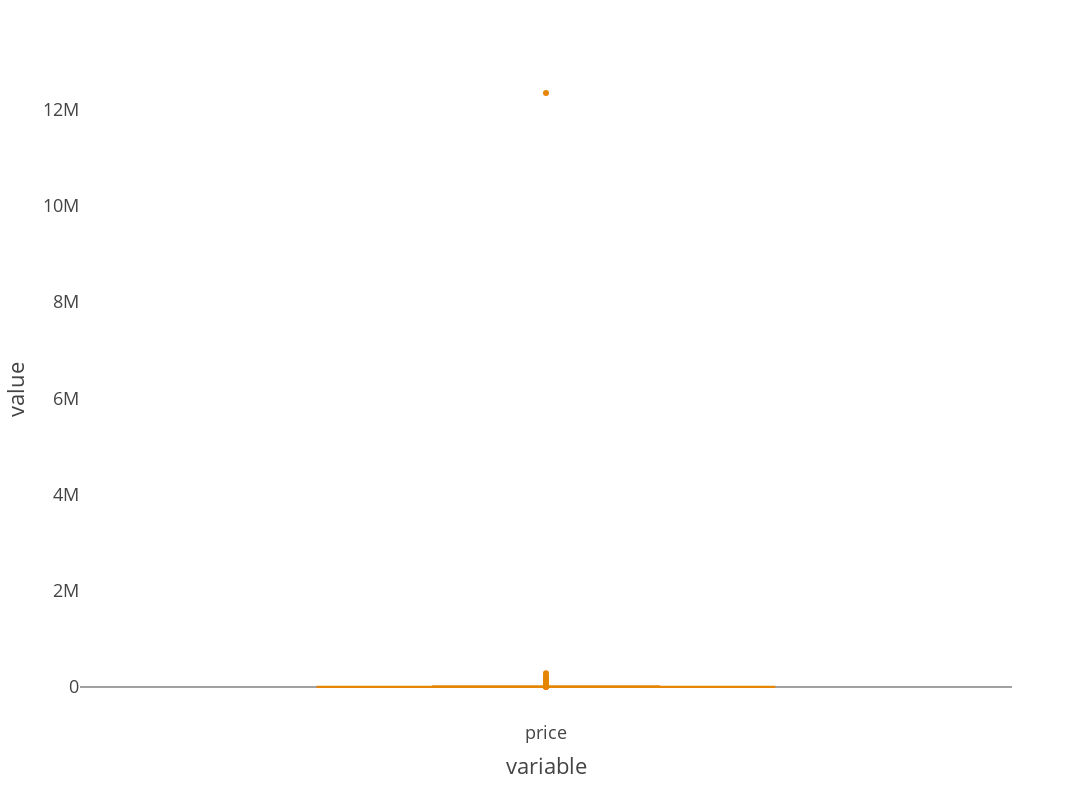

Notebook code for this chart:
### Markdown cell above
# 5. Apply different Outlier detection methods and choose best approach to treat outliers

### Code cell
fig = px.box(df1, y=["price"],notched=False,color_discrete_sequence=px.colors.qualitative.Vivid)

fig.update_layout(autosize=False,
                  width=1200,
                  height=800,
                  template = "presentation")
fig.update_xaxes(showgrid= False)
fig.update_yaxes(showgrid= False)  
fig.show()

### Figure 1 — Plotly figure (JSON) as saved in the notebook; plotly's stock layout.template omitted (floating-point values rounded to 4 significant figures; data arrays with more than 128 entries replaced by an {"elided": "..."} marker saying what was removed)
{"data": [{"alignmentgroup": "True", "hovertemplate": "variable=%{x}<br>value=%{y}<extra></extra>", "legendgroup": "", "marker": {"color": "rgb(229, 134, 6)"}, "name": "", "notched": false, "offsetgroup": "", "orientation": "v", "showlegend": false, "type": "box", "x": {"elided": "10000 str values"}, "x0": " ", "xaxis": "x", "y": {"elided": "10000 int values"}, "y0": " ", "yaxis": "y"}], "layout": {"autosize": false, "boxmode": "group", "height": 800, "legend": {"tracegroupgap": 0}, "margin": {"t": 60}, "width": 1200, "xaxis": {"anchor": "y", "domain": [0, 1], "showgrid": false, "title": {"text": "variable"}}, "yaxis": {"anchor": "x", "domain": [0, 1], "showgrid": false, "title": {"text": "value"}}}}
